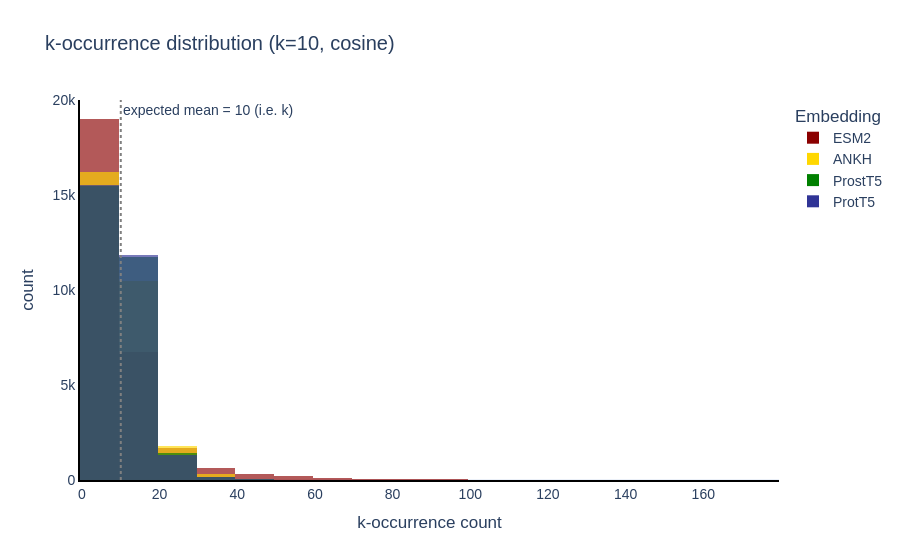

Notebook cell for this chart:
### Code cell
kocc_df = hub.data["k_occurrence"]

fig = px.histogram(
    kocc_df, x="KOccurrence", color="Embedding",
    barmode="overlay", nbins=20, opacity=0.65,
    title=f"k-occurrence distribution (k={k_hub}, cosine)",
    labels={"KOccurrence": "k-occurrence count"},
    template="plotly_white",
    color_discrete_map=colors,
)
fig.add_vline(x=k_hub, line_dash="dot", line_color="grey",
              annotation_text=f"expected mean = {k_hub} (i.e. k)",
              annotation_position="top right")
fig.update_layout(font=dict(family="Arial", size=14))
fig.update_xaxes(showline=True, linecolor="black", linewidth=2, showgrid=False)
fig.update_yaxes(showline=True, linecolor="black", linewidth=2, showgrid=False)
fig.show()

### Figure 1 — Plotly figure (JSON) as saved in the notebook; plotly's stock layout.template omitted (floating-point values rounded to 4 significant figures; data arrays with more than 128 entries replaced by an {"elided": "..."} marker saying what was removed)
{"data": [{"bingroup": "x", "hovertemplate": "Embedding=ESM2<br>k-occurrence count=%{x}<br>count=%{y}<extra></extra>", "legendgroup": "ESM2", "marker": {"color": "#8B0000", "opacity": 0.65, "pattern": {"shape": ""}}, "name": "ESM2", "nbinsx": 20, "orientation": "v", "showlegend": true, "type": "histogram", "x": {"elided": "28884 int values"}, "xaxis": "x", "yaxis": "y"}, {"bingroup": "x", "hovertemplate": "Embedding=ANKH<br>k-occurrence count=%{x}<br>count=%{y}<extra></extra>", "legendgroup": "ANKH", "marker": {"color": "#FFD700", "opacity": 0.65, "pattern": {"shape": ""}}, "name": "ANKH", "nbinsx": 20, "orientation": "v", "showlegend": true, "type": "histogram", "x": {"elided": "28884 int values"}, "xaxis": "x", "yaxis": "y"}, {"bingroup": "x", "hovertemplate": "Embedding=ProstT5<br>k-occurrence count=%{x}<br>count=%{y}<extra></extra>", "legendgroup": "ProstT5", "marker": {"color": "#008000", "opacity": 0.65, "pattern": {"shape": ""}}, "name": "ProstT5", "nbinsx": 20, "orientation": "v", "showlegend": true, "type": "histogram", "x": {"elided": "28884 int values"}, "xaxis": "x", "yaxis": "y"}, {"bingroup": "x", "hovertemplate": "Embedding=ProtT5<br>k-occurrence count=%{x}<br>count=%{y}<extra></extra>", "legendgroup": "ProtT5", "marker": {"color": "#303496", "opacity": 0.65, "pattern": {"shape": ""}}, "name": "ProtT5", "nbinsx": 20, "orientation": "v", "showlegend": true, "type": "histogram", "x": {"elided": "28884 int values"}, "xaxis": "x", "yaxis": "y"}], "layout": {"annotations": [{"showarrow": false, "text": "expected mean = 10 (i.e. k)", "x": 10, "xanchor": "left", "xref": "x", "y": 1, "yanchor": "top", "yref": "y domain"}], "barmode": "overlay", "font": {"family": "Arial", "size": 14}, "legend": {"title": {"text": "Embedding"}, "tracegroupgap": 0}, "shapes": [{"line": {"color": "grey", "dash": "dot"}, "type": "line", "x0": 10, "x1": 10, "xref": "x", "y0": 0, "y1": 1, "yref": "y domain"}], "title": {"text": "k-occurrence distribution (k=10, cosine)"}, "xaxis": {"anchor": "y", "domain": [0, 1], "linecolor": "black", "linewidth": 2, "showgrid": false, "showline": true, "title": {"text": "k-occurrence count"}}, "yaxis": {"anchor": "x", "domain": [0, 1], "linecolor": "black", "linewidth": 2, "showgrid": false, "showline": true, "title": {"text": "count"}}}}
